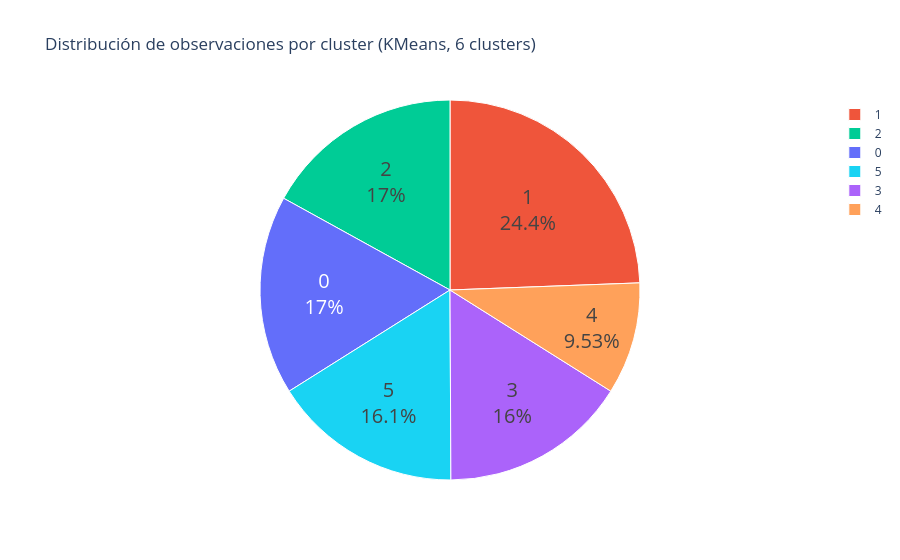

Notebook source saved alongside this figure:
### Code cell
# Gráfico de pastel
fig = px.pie(
    pie,
    values='value',
    names='cluster_6',
    color='cluster_6',
    title="Distribución de observaciones por cluster (KMeans, 6 clusters)"
)

fig.update_traces(
    hoverinfo='label+percent',
    textinfo='percent+label',
    textfont_size=20,
    marker=dict(line=dict(color='white', width=1))
)

fig.update_layout(uniformtext_minsize=15, uniformtext_mode='hide')
fig.show()

### Figure 1 — Plotly figure (JSON) as saved in the notebook; plotly's stock layout.template omitted (floating-point values rounded to 4 significant figures)
{"data": [{"customdata": [[0], [1], [2], [3], [4], [5]], "domain": {"x": [0, 1], "y": [0, 1]}, "hoverinfo": "label+percent", "hovertemplate": "cluster_6=%{customdata[0]}<br>value=%{value}<extra></extra>", "labels": [0, 1, 2, 3, 4, 5], "legendgroup": "", "marker": {"colors": ["#636efa", "#EF553B", "#00cc96", "#ab63fa", "#FFA15A", "#19d3f3"], "line": {"color": "white", "width": 1}}, "name": "", "showlegend": true, "textfont": {"size": 20}, "textinfo": "percent+label", "type": "pie", "values": [788, 1134, 789, 743, 443, 750]}], "layout": {"legend": {"tracegroupgap": 0}, "title": {"text": "Distribución de observaciones por cluster (KMeans, 6 clusters)"}, "uniformtext": {"minsize": 15, "mode": "hide"}}}
